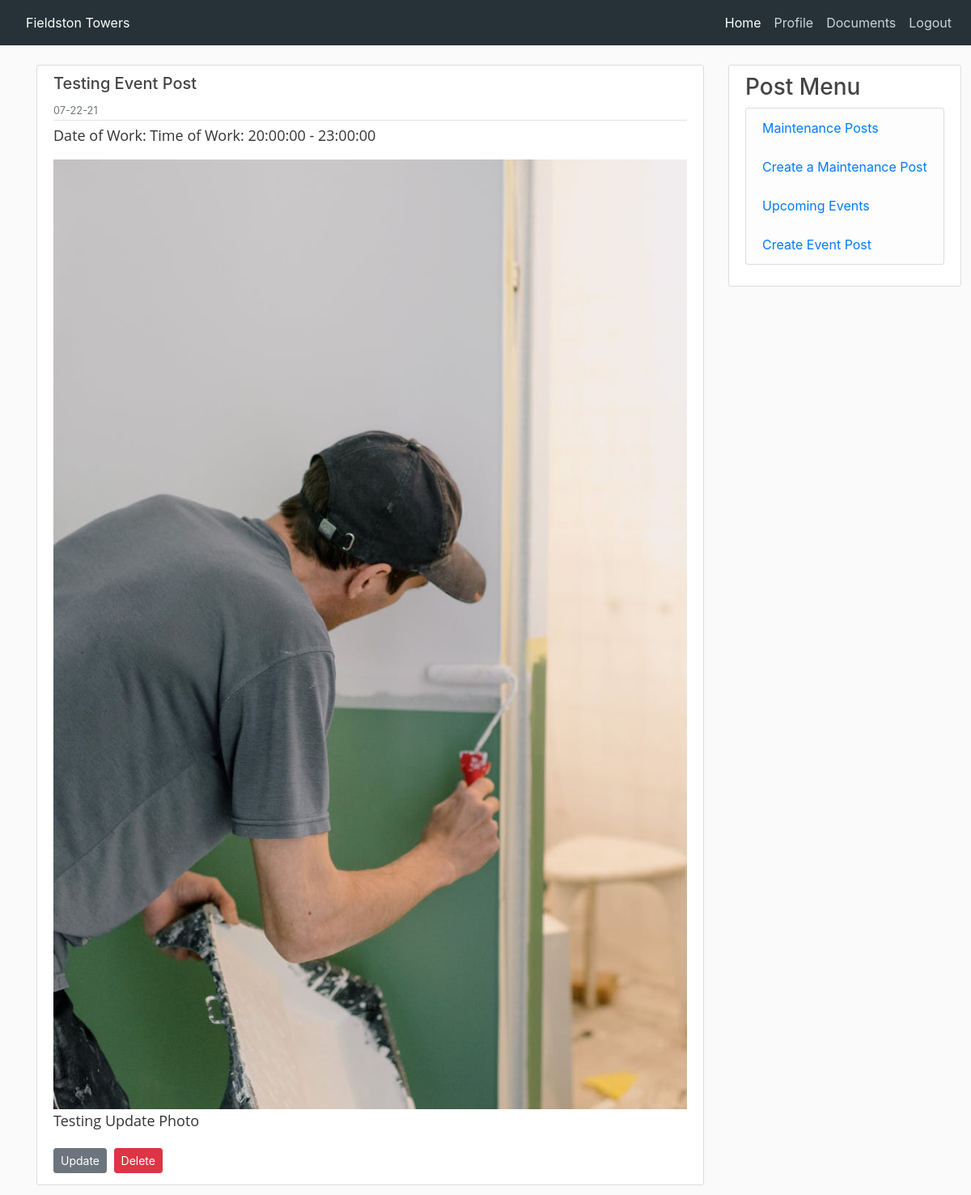
The app's page /events (signed in), older data.
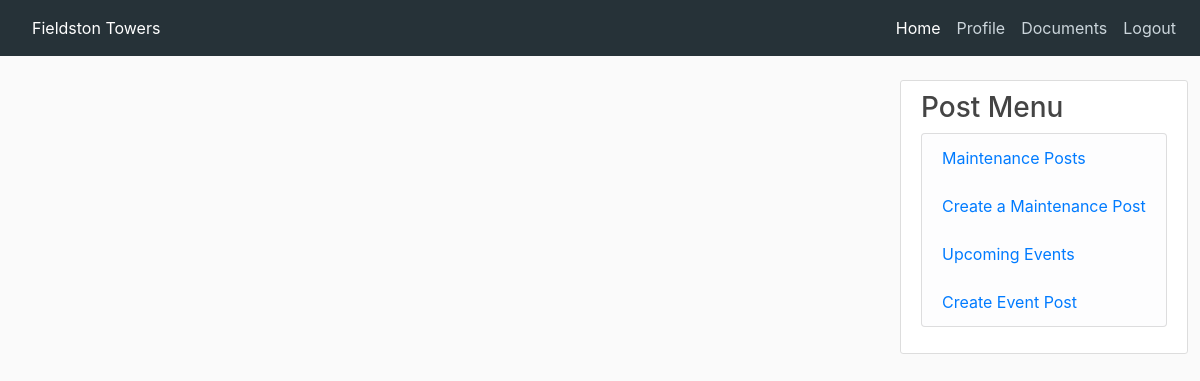
The same page, newer data.
### app/models.py (models this page shows)
class Event(db.Model):
    id = db.Column(db.Integer, primary_key=True)
    event_img = db.Column(db.String(20), nullable=False, default='default.jpg')
    title = db.Column(db.String(120))
    dateOfEvent = db.Column(db.DateTime)
    body = db.Column(db.String)
    timestamp = db.Column(db.DateTime, index=True, default=datetime.utcnow())
    user_id = db.Column(db.Integer, db.ForeignKey('user.id'))
    start = db.Column(db.Time)
    end = db.Column(db.Time)

### app/routes.py (the view)
@app.route('/events')
@login_required
def events():
    events = Event.query.order_by(Event.timestamp.desc())
    return render_template('events.html', events=events)

### app/models.py (called while the page is built)
@login.user_loader
def load_user(id):
    return User.query.get(int(id))

### app/templates/events.html (shortened to what this page needs)
{% extends "base_login.html" %}
{% block content %}
{% for post in events %}
<article class="media content-section">
    <div class="media-body">
        <div class="article-metadata">
            <h5 class="">{{ post.title}}</h5>
            <small class="text-muted">{{ post.timestamp.strftime('%m-%d-%y') }}</small>
        </div>
        <p class="article-content">Date of Work: {{ post.date }} Time of Work: {{post.start}} - {{post.end}}</p>
        {% if post.evnet_img != None %}
            <img class="responsive-img" src="{{ url_for('static', filename='event_pic/' + post.event_img) }}">
        {% endif %}
        <p class="article-content">{{ post.body }}</p>
        {% if post.author == current_user %}
        <div>
            <a class="btn btn-secondary btn-sm mt-1 mb-1" href="{{ url_for('event_update', event_id=post.id) }}">Update</a>
            <button type="button" class="btn btn-danger btn-sm m-1" data-toggle="modal"
                    data-target="#deleteModalEvent">
                Delete
            </button>
        </div>
        {% endif %}
    </div>
</article>
{% endfor %}
{% endblock %}

Row changes from the older to the newer data that the page shows:
removed Event: title "Testing Event Post", timestamp "07-22-21", start "20:00:00", end "23:00:00", event_img (picture), body "Testing Update Photo"
